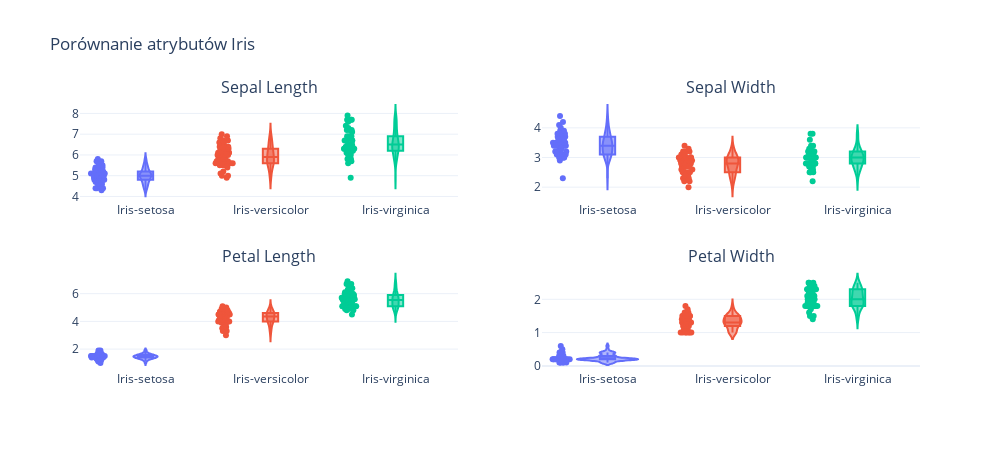

Source (notebook cell):
### Code cell
fig1 = px.violin(
    flowers,
    x="species",           # kategorie na osi X (gatunki)
    y="sepal_length",      # analizowana wartość
    color="species",       # kolor dla rozróżnienia
    box=True,
    points="all",
    title="Rozkład długości działki kielicha (sepal_length) dla gatunków Iris",
    labels={
        "species": "Gatunek",
        "sepal_length": "Długość działki kielicha (cm)"
    },
    template="plotly_white"
)

fig2 = px.violin(
    flowers,
    x="species",  
    y="sepal_width",
    color="species",       
    box=True,       
    points="all",         
    title="Rozkład długości działki kielicha (sepal_length) dla gatunków Iris",
    labels={
        "species": "Gatunek",
        "sepal_length": "Długość działki kielicha (cm)"
    },
    template="plotly_white"
)

fig3 = px.violin(
    flowers,
    x="species",  
    y="petal_length",
    color="species",       
    box=True,       
    points="all",         
    title="Rozkład długości działki kielicha (sepal_length) dla gatunków Iris",
    labels={
        "species": "Gatunek",
        "sepal_length": "Długość działki kielicha (cm)"
    },
    template="plotly_white"
)


fig4 = px.violin(
    flowers,
    x="species",  
    y="petal_width",
    color="species",       
    box=True,       
    points="all",         
    title="Rozkład długości działki kielicha (sepal_length) dla gatunków Iris",
    labels={
        "species": "Gatunek",
        "sepal_length": "Długość działki kielicha (cm)"
    },
    template="plotly_white"
)

fig = make_subplots(rows=2, cols=2, subplot_titles=("Sepal Length", "Sepal Width", "Petal Length", "Petal Width"))

for trace in fig1.data:
    fig.add_trace(trace, row=1, col=1)
for trace in fig2.data:
    fig.add_trace(trace, row=1, col=2)
for trace in fig3.data:
    fig.add_trace(trace, row=2, col=1)
for trace in fig4.data:
    fig.add_trace(trace, row=2, col=2)

fig.update_layout(
    title_text="Porównanie atrybutów Iris",
    template="plotly_white",
    showlegend=False,
    legend=dict(
        title="Gatunek",
        x=1.05,  # przesunięcie legendy w prawo
        y=1,
        bgcolor="rgba(255,255,255,0.6)",
        bordercolor="black",
        borderwidth=1
    ),

    width=1000,
    height=450
)

fig.show()

### Figure 1 — Plotly figure (JSON) as saved in the notebook; plotly's stock layout.template omitted (floating-point values rounded to 4 significant figures)
{"data": [{"alignmentgroup": "True", "box": {"visible": true}, "hovertemplate": "Gatunek=%{x}<br>Długość działki kielicha (cm)=%{y}<extra></extra>", "legendgroup": "Iris-setosa", "marker": {"color": "#636efa"}, "name": "Iris-setosa", "offsetgroup": "Iris-setosa", "orientation": "v", "points": "all", "scalegroup": "True", "showlegend": true, "type": "violin", "x": ["Iris-setosa", "Iris-setosa", "Iris-setosa", "Iris-setosa", "Iris-setosa", "Iris-setosa", "Iris-setosa", "Iris-setosa", "Iris-setosa", "Iris-setosa", "Iris-setosa", "Iris-setosa", "Iris-setosa", "Iris-setosa", "Iris-setosa", "Iris-setosa", "Iris-setosa", "Iris-setosa", "Iris-setosa", "Iris-setosa", "Iris-setosa", "Iris-setosa", "Iris-setosa", "Iris-setosa", "Iris-setosa", "Iris-setosa", "Iris-setosa", "Iris-setosa", "Iris-setosa", "Iris-setosa", "Iris-setosa", "Iris-setosa", "Iris-setosa", "Iris-setosa", "Iris-setosa", "Iris-setosa", "Iris-setosa", "Iris-setosa", "Iris-setosa", "Iris-setosa", "Iris-setosa", "Iris-setosa", "Iris-setosa", "Iris-setosa", "Iris-setosa", "Iris-setosa", "Iris-setosa", "Iris-setosa", "Iris-setosa", "Iris-setosa"], "x0": " ", "xaxis": "x", "y": [5.1, 4.9, 4.7, 4.6, 5.0, 5.4, 4.6, 5.0, 4.4, 4.9, 5.4, 4.8, 4.8, 4.3, 5.8, 5.7, 5.4, 5.1, 5.7, 5.1, 5.4, 5.1, 4.6, 5.1, 4.8, 5.0, 5.0, 5.2, 5.2, 4.7, 4.8, 5.4, 5.2, 5.5, 4.9, 5.0, 5.5, 4.9, 4.4, 5.1, 5.0, 4.5, 4.4, 5.0, 5.1, 4.8, 5.1, 4.6, 5.3, 5.0], "y0": " ", "yaxis": "y"}, {"alignmentgroup": "True", "box": {"visible": true}, "hovertemplate": "Gatunek=%{x}<br>Długość działki kielicha (cm)=%{y}<extra></extra>", "legendgroup": "Iris-versicolor", "marker": {"color": "#EF553B"}, "name": "Iris-versicolor", "offsetgroup": "Iris-versicolor", "orientation": "v", "points": "all", "scalegroup": "True", "showlegend": true, "type": "violin", "x": ["Iris-versicolor", "Iris-versicolor", "Iris-versicolor", "Iris-versicolor", "Iris-versicolor", "Iris-versicolor", "Iris-versicolor", "Iris-versicolor", "Iris-versicolor", "Iris-versicolor", "Iris-versicolor", "Iris-versicolor", "Iris-versicolor", "Iris-versicolor", "Iris-versicolor", "Iris-versicolor", "Iris-versicolor", "Iris-versicolor", "Iris-versicolor", "Iris-versicolor", "Iris-versicolor", "Iris-versicolor", "Iris-versicolor", "Iris-versicolor", "Iris-versicolor", "Iris-versicolor", "Iris-versicolor", "Iris-versicolor", "Iris-versicolor", "Iris-versicolor", "Iris-versicolor", "Iris-versicolor", "Iris-versicolor", "Iris-versicolor", "Iris-versicolor", "Iris-versicolor", "Iris-versicolor", "Iris-versicolor", "Iris-versicolor", "Iris-versicolor", "Iris-versicolor", "Iris-versicolor", "Iris-versicolor", "Iris-versicolor", "Iris-versicolor", "Iris-versicolor", "Iris-versicolor", "Iris-versicolor", "Iris-versicolor", "Iris-versicolor"], "x0": " ", "xaxis": "x", "y": [7.0, 6.4, 6.9, 5.5, 6.5, 5.7, 6.3, 4.9, 6.6, 5.2, 5.0, 5.9, 6.0, 6.1, 5.6, 6.7, 5.6, 5.8, 6.2, 5.6, 5.9, 6.1, 6.3, 6.1, 6.4, 6.6, 6.8, 6.7, 6.0, 5.7, 5.5, 5.5, 5.8, 6.0, 5.4, 6.0, 6.7, 6.3, 5.6, 5.5, 5.5, 6.1, 5.8, 5.0, 5.6, 5.7, 5.7, 6.2, 5.1, 5.7], "y0": " ", "yaxis": "y"}, {"alignmentgroup": "True", "box": {"visible": true}, "hovertemplate": "Gatunek=%{x}<br>Długość działki kielicha (cm)=%{y}<extra></extra>", "legendgroup": "Iris-virginica", "marker": {"color": "#00cc96"}, "name": "Iris-virginica", "offsetgroup": "Iris-virginica", "orientation": "v", "points": "all", "scalegroup": "True", "showlegend": true, "type": "violin", "x": ["Iris-virginica", "Iris-virginica", "Iris-virginica", "Iris-virginica", "Iris-virginica", "Iris-virginica", "Iris-virginica", "Iris-virginica", "Iris-virginica", "Iris-virginica", "Iris-virginica", "Iris-virginica", "Iris-virginica", "Iris-virginica", "Iris-virginica", "Iris-virginica", "Iris-virginica", "Iris-virginica", "Iris-virginica", "Iris-virginica", "Iris-virginica", "Iris-virginica", "Iris-virginica", "Iris-virginica", "Iris-virginica", "Iris-virginica", "Iris-virginica", "Iris-virginica", "Iris-virginica", "Iris-virginica", "Iris-virginica", "Iris-virginica", "Iris-virginica", "Iris-virginica", "Iris-virginica", "Iris-virginica", "Iris-virginica", "Iris-virginica", "Iris-virginica", "Iris-virginica", "Iris-virginica", "Iris-virginica", "Iris-virginica", "Iris-virginica", "Iris-virginica", "Iris-virginica", "Iris-virginica", "Iris-virginica", "Iris-virginica", "Iris-virginica"], "x0": " ", "xaxis": "x", "y": [6.3, 5.8, 7.1, 6.3, 6.5, 7.6, 4.9, 7.3, 6.7, 7.2, 6.5, 6.4, 6.8, 5.7, 5.8, 6.4, 6.5, 7.7, 7.7, 6.0, 6.9, 5.6, 7.7, 6.3, 6.7, 7.2, 6.2, 6.1, 6.4, 7.2, 7.4, 7.9, 6.4, 6.3, 6.1, 7.7, 6.3, 6.4, 6.0, 6.9, 6.7, 6.9, 5.8, 6.8, 6.7, 6.7, 6.3, 6.5, 6.2, 5.9], "y0": " ", "yaxis": "y"}, {"alignmentgroup": "True", "box": {"visible": true}, "hovertemplate": "Gatunek=%{x}<br>sepal_width=%{y}<extra></extra>", "legendgroup": "Iris-setosa", "marker": {"color": "#636efa"}, "name": "Iris-setosa", "offsetgroup": "Iris-setosa", "orientation": "v", "points": "all", "scalegroup": "True", "showlegend": true, "type": "violin", "x": ["Iris-setosa", "Iris-setosa", "Iris-setosa", "Iris-setosa", "Iris-setosa", "Iris-setosa", "Iris-setosa", "Iris-setosa", "Iris-setosa", "Iris-setosa", "Iris-setosa", "Iris-setosa", "Iris-setosa", "Iris-setosa", "Iris-setosa", "Iris-setosa", "Iris-setosa", "Iris-setosa", "Iris-setosa", "Iris-setosa", "Iris-setosa", "Iris-setosa", "Iris-setosa", "Iris-setosa", "Iris-setosa", "Iris-setosa", "Iris-setosa", "Iris-setosa", "Iris-setosa", "Iris-setosa", "Iris-setosa", "Iris-setosa", "Iris-setosa", "Iris-setosa", "Iris-setosa", "Iris-setosa", "Iris-setosa", "Iris-setosa", "Iris-setosa", "Iris-setosa", "Iris-setosa", "Iris-setosa", "Iris-setosa", "Iris-setosa", "Iris-setosa", "Iris-setosa", "Iris-setosa", "Iris-setosa", "Iris-setosa", "Iris-setosa"], "x0": " ", "xaxis": "x2", "y": [3.5, 3.0, 3.2, 3.1, 3.6, 3.9, 3.4, 3.4, 2.9, 3.1, 3.7, 3.4, 3.0, 3.0, 4.0, 4.4, 3.9, 3.5, 3.8, 3.8, 3.4, 3.7, 3.6, 3.3, 3.4, 3.0, 3.4, 3.5, 3.4, 3.2, 3.1, 3.4, 4.1, 4.2, 3.1, 3.2, 3.5, 3.1, 3.0, 3.4, 3.5, 2.3, 3.2, 3.5, 3.8, 3.0, 3.8, 3.2, 3.7, 3.3], "y0": " ", "yaxis": "y2"}, {"alignmentgroup": "True", "box": {"visible": true}, "hovertemplate": "Gatunek=%{x}<br>sepal_width=%{y}<extra></extra>", "legendgroup": "Iris-versicolor", "marker": {"color": "#EF553B"}, "name": "Iris-versicolor", "offsetgroup": "Iris-versicolor", "orientation": "v", "points": "all", "scalegroup": "True", "showlegend": true, "type": "violin", "x": ["Iris-versicolor", "Iris-versicolor", "Iris-versicolor", "Iris-versicolor", "Iris-versicolor", "Iris-versicolor", "Iris-versicolor", "Iris-versicolor", "Iris-versicolor", "Iris-versicolor", "Iris-versicolor", "Iris-versicolor", "Iris-versicolor", "Iris-versicolor", "Iris-versicolor", "Iris-versicolor", "Iris-versicolor", "Iris-versicolor", "Iris-versicolor", "Iris-versicolor", "Iris-versicolor", "Iris-versicolor", "Iris-versicolor", "Iris-versicolor", "Iris-versicolor", "Iris-versicolor", "Iris-versicolor", "Iris-versicolor", "Iris-versicolor", "Iris-versicolor", "Iris-versicolor", "Iris-versicolor", "Iris-versicolor", "Iris-versicolor", "Iris-versicolor", "Iris-versicolor", "Iris-versicolor", "Iris-versicolor", "Iris-versicolor", "Iris-versicolor", "Iris-versicolor", "Iris-versicolor", "Iris-versicolor", "Iris-versicolor", "Iris-versicolor", "Iris-versicolor", "Iris-versicolor", "Iris-versicolor", "Iris-versicolor", "Iris-versicolor"], "x0": " ", "xaxis": "x2", "y": [3.2, 3.2, 3.1, 2.3, 2.8, 2.8, 3.3, 2.4, 2.9, 2.7, 2.0, 3.0, 2.2, 2.9, 2.9, 3.1, 3.0, 2.7, 2.2, 2.5, 3.2, 2.8, 2.5, 2.8, 2.9, 3.0, 2.8, 3.0, 2.9, 2.6, 2.4, 2.4, 2.7, 2.7, 3.0, 3.4, 3.1, 2.3, 3.0, 2.5, 2.6, 3.0, 2.6, 2.3, 2.7, 3.0, 2.9, 2.9, 2.5, 2.8], "y0": " ", "yaxis": "y2"}, {"alignmentgroup": "True", "box": {"visible": true}, "hovertemplate": "Gatunek=%{x}<br>sepal_width=%{y}<extra></extra>", "legendgroup": "Iris-virginica", "marker": {"color": "#00cc96"}, "name": "Iris-virginica", "offsetgroup": "Iris-virginica", "orientation": "v", "points": "all", "scalegroup": "True", "showlegend": true, "type": "violin", "x": ["Iris-virginica", "Iris-virginica", "Iris-virginica", "Iris-virginica", "Iris-virginica", "Iris-virginica", "Iris-virginica", "Iris-virginica", "Iris-virginica", "Iris-virginica", "Iris-virginica", "Iris-virginica", "Iris-virginica", "Iris-virginica", "Iris-virginica", "Iris-virginica", "Iris-virginica", "Iris-virginica", "Iris-virginica", "Iris-virginica", "Iris-virginica", "Iris-virginica", "Iris-virginica", "Iris-virginica", "Iris-virginica", "Iris-virginica", "Iris-virginica", "Iris-virginica", "Iris-virginica", "Iris-virginica", "Iris-virginica", "Iris-virginica", "Iris-virginica", "Iris-virginica", "Iris-virginica", "Iris-virginica", "Iris-virginica", "Iris-virginica", "Iris-virginica", "Iris-virginica", "Iris-virginica", "Iris-virginica", "Iris-virginica", "Iris-virginica", "Iris-virginica", "Iris-virginica", "Iris-virginica", "Iris-virginica", "Iris-virginica", "Iris-virginica"], "x0": " ", "xaxis": "x2", "y": [3.3, 2.7, 3.0, 2.9, 3.0, 3.0, 2.5, 2.9, 2.5, 3.6, 3.2, 2.7, 3.0, 2.5, 2.8, 3.2, 3.0, 3.8, 2.6, 2.2, 3.2, 2.8, 2.8, 2.7, 3.3, 3.2, 2.8, 3.0, 2.8, 3.0, 2.8, 3.8, 2.8, 2.8, 2.6, 3.0, 3.4, 3.1, 3.0, 3.1, 3.1, 3.1, 2.7, 3.2, 3.3, 3.0, 2.5, 3.0, 3.4, 3.0], "y0": " ", "yaxis": "y2"}, {"alignmentgroup": "True", "box": {"visible": true}, "hovertemplate": "Gatunek=%{x}<br>petal_length=%{y}<extra></extra>", "legendgroup": "Iris-setosa", "marker": {"color": "#636efa"}, "name": "Iris-setosa", "offsetgroup": "Iris-setosa", "orientation": "v", "points": "all", "scalegroup": "True", "showlegend": true, "type": "violin", "x": ["Iris-setosa", "Iris-setosa", "Iris-setosa", "Iris-setosa", "Iris-setosa", "Iris-setosa", "Iris-setosa", "Iris-setosa", "Iris-setosa", "Iris-setosa", "Iris-setosa", "Iris-setosa", "Iris-setosa", "Iris-setosa", "Iris-setosa", "Iris-setosa", "Iris-setosa", "Iris-setosa", "Iris-setosa", "Iris-setosa", "Iris-setosa", "Iris-setosa", "Iris-setosa", "Iris-setosa", "Iris-setosa", "Iris-setosa", "Iris-setosa", "Iris-setosa", "Iris-setosa", "Iris-setosa", "Iris-setosa", "Iris-setosa", "Iris-setosa", "Iris-setosa", "Iris-setosa", "Iris-setosa", "Iris-setosa", "Iris-setosa", "Iris-setosa", "Iris-setosa", "Iris-setosa", "Iris-setosa", "Iris-setosa", "Iris-setosa", "Iris-setosa", "Iris-setosa", "Iris-setosa", "Iris-setosa", "Iris-setosa", "Iris-setosa"], "x0": " ", "xaxis": "x3", "y": [1.4, 1.4, 1.3, 1.5, 1.4, 1.7, 1.4, 1.5, 1.4, 1.5, 1.5, 1.6, 1.4, 1.1, 1.2, 1.5, 1.3, 1.4, 1.7, 1.5, 1.7, 1.5, 1.0, 1.7, 1.9, 1.6, 1.6, 1.5, 1.4, 1.6, 1.6, 1.5, 1.5, 1.4, 1.5, 1.2, 1.3, 1.5, 1.3, 1.5, 1.3, 1.3, 1.3, 1.6, 1.9, 1.4, 1.6, 1.4, 1.5, 1.4], "y0": " ", "yaxis": "y3"}, {"alignmentgroup": "True", "box": {"visible": true}, "hovertemplate": "Gatunek=%{x}<br>petal_length=%{y}<extra></extra>", "legendgroup": "Iris-versicolor", "marker": {"color": "#EF553B"}, "name": "Iris-versicolor", "offsetgroup": "Iris-versicolor", "orientation": "v", "points": "all", "scalegroup": "True", "showlegend": true, "type": "violin", "x": ["Iris-versicolor", "Iris-versicolor", "Iris-versicolor", "Iris-versicolor", "Iris-versicolor", "Iris-versicolor", "Iris-versicolor", "Iris-versicolor", "Iris-versicolor", "Iris-versicolor", "Iris-versicolor", "Iris-versicolor", "Iris-versicolor", "Iris-versicolor", "Iris-versicolor", "Iris-versicolor", "Iris-versicolor", "Iris-versicolor", "Iris-versicolor", "Iris-versicolor", "Iris-versicolor", "Iris-versicolor", "Iris-versicolor", "Iris-versicolor", "Iris-versicolor", "Iris-versicolor", "Iris-versicolor", "Iris-versicolor", "Iris-versicolor", "Iris-versicolor", "Iris-versicolor", "Iris-versicolor", "Iris-versicolor", "Iris-versicolor", "Iris-versicolor", "Iris-versicolor", "Iris-versicolor", "Iris-versicolor", "Iris-versicolor", "Iris-versicolor", "Iris-versicolor", "Iris-versicolor", "Iris-versicolor", "Iris-versicolor", "Iris-versicolor", "Iris-versicolor", "Iris-versicolor", "Iris-versicolor", "Iris-versicolor", "Iris-versicolor"], "x0": " ", "xaxis": "x3", "y": [4.7, 4.5, 4.9, 4.0, 4.6, 4.5, 4.7, 3.3, 4.6, 3.9, 3.5, 4.2, 4.0, 4.7, 3.6, 4.4, 4.5, 4.1, 4.5, 3.9, 4.8, 4.0, 4.9, 4.7, 4.3, 4.4, 4.8, 5.0, 4.5, 3.5, 3.8, 3.7, 3.9, 5.1, 4.5, 4.5, 4.7, 4.4, 4.1, 4.0, 4.4, 4.6, 4.0, 3.3, 4.2, 4.2, 4.2, 4.3, 3.0, 4.1], "y0": " ", "yaxis": "y3"}, {"alignmentgroup": "True", "box": {"visible": true}, "hovertemplate": "Gatunek=%{x}<br>petal_length=%{y}<extra></extra>", "legendgroup": "Iris-virginica", "marker": {"color": "#00cc96"}, "name": "Iris-virginica", "offsetgroup": "Iris-virginica", "orientation": "v", "points": "all", "scalegroup": "True", "showlegend": true, "type": "violin", "x": ["Iris-virginica", "Iris-virginica", "Iris-virginica", "Iris-virginica", "Iris-virginica", "Iris-virginica", "Iris-virginica", "Iris-virginica", "Iris-virginica", "Iris-virginica", "Iris-virginica", "Iris-virginica", "Iris-virginica", "Iris-virginica", "Iris-virginica", "Iris-virginica", "Iris-virginica", "Iris-virginica", "Iris-virginica", "Iris-virginica", "Iris-virginica", "Iris-virginica", "Iris-virginica", "Iris-virginica", "Iris-virginica", "Iris-virginica", "Iris-virginica", "Iris-virginica", "Iris-virginica", "Iris-virginica", "Iris-virginica", "Iris-virginica", "Iris-virginica", "Iris-virginica", "Iris-virginica", "Iris-virginica", "Iris-virginica", "Iris-virginica", "Iris-virginica", "Iris-virginica", "Iris-virginica", "Iris-virginica", "Iris-virginica", "Iris-virginica", "Iris-virginica", "Iris-virginica", "Iris-virginica", "Iris-virginica", "Iris-virginica", "Iris-virginica"], "x0": " ", "xaxis": "x3", "y": [6.0, 5.1, 5.9, 5.6, 5.8, 6.6, 4.5, 6.3, 5.8, 6.1, 5.1, 5.3, 5.5, 5.0, 5.1, 5.3, 5.5, 6.7, 6.9, 5.0, 5.7, 4.9, 6.7, 4.9, 5.7, 6.0, 4.8, 4.9, 5.6, 5.8, 6.1, 6.4, 5.6, 5.1, 5.6, 6.1, 5.6, 5.5, 4.8, 5.4, 5.6, 5.1, 5.1, 5.9, 5.7, 5.2, 5.0, 5.2, 5.4, 5.1], "y0": " ", "yaxis": "y3"}, {"alignmentgroup": "True", "box": {"visible": true}, "hovertemplate": "Gatunek=%{x}<br>petal_width=%{y}<extra></extra>", "legendgroup": "Iris-setosa", "marker": {"color": "#636efa"}, "name": "Iris-setosa", "offsetgroup": "Iris-setosa", "orientation": "v", "points": "all", "scalegroup": "True", "showlegend": true, "type": "violin", "x": ["Iris-setosa", "Iris-setosa", "Iris-setosa", "Iris-setosa", "Iris-setosa", "Iris-setosa", "Iris-setosa", "Iris-setosa", "Iris-setosa", "Iris-setosa", "Iris-setosa", "Iris-setosa", "Iris-setosa", "Iris-setosa", "Iris-setosa", "Iris-setosa", "Iris-setosa", "Iris-setosa", "Iris-setosa", "Iris-setosa", "Iris-setosa", "Iris-setosa", "Iris-setosa", "Iris-setosa", "Iris-setosa", "Iris-setosa", "Iris-setosa", "Iris-setosa", "Iris-setosa", "Iris-setosa", "Iris-setosa", "Iris-setosa", "Iris-setosa", "Iris-setosa", "Iris-setosa", "Iris-setosa", "Iris-setosa", "Iris-setosa", "Iris-setosa", "Iris-setosa", "Iris-setosa", "Iris-setosa", "Iris-setosa", "Iris-setosa", "Iris-setosa", "Iris-setosa", "Iris-setosa", "Iris-setosa", "Iris-setosa", "Iris-setosa"], "x0": " ", "xaxis": "x4", "y": [0.2, 0.2, 0.2, 0.2, 0.2, 0.4, 0.3, 0.2, 0.2, 0.1, 0.2, 0.2, 0.1, 0.1, 0.2, 0.4, 0.4, 0.3, 0.3, 0.3, 0.2, 0.4, 0.2, 0.5, 0.2, 0.2, 0.4, 0.2, 0.2, 0.2, 0.2, 0.4, 0.1, 0.2, 0.1, 0.2, 0.2, 0.1, 0.2, 0.2, 0.3, 0.3, 0.2, 0.6, 0.4, 0.3, 0.2, 0.2, 0.2, 0.2], "y0": " ", "yaxis": "y4"}, {"alignmentgroup": "True", "box": {"visible": true}, "hovertemplate": "Gatunek=%{x}<br>petal_width=%{y}<extra></extra>", "legendgroup": "Iris-versicolor", "marker": {"color": "#EF553B"}, "name": "Iris-versicolor", "offsetgroup": "Iris-versicolor", "orientation": "v", "points": "all", "scalegroup": "True", "showlegend": true, "type": "violin", "x": ["Iris-versicolor", "Iris-versicolor", "Iris-versicolor", "Iris-versicolor", "Iris-versicolor", "Iris-versicolor", "Iris-versicolor", "Iris-versicolor", "Iris-versicolor", "Iris-versicolor", "Iris-versicolor", "Iris-versicolor", "Iris-versicolor", "Iris-versicolor", "Iris-versicolor", "Iris-versicolor", "Iris-versicolor", "Iris-versicolor", "Iris-versicolor", "Iris-versicolor", "Iris-versicolor", "Iris-versicolor", "Iris-versicolor", "Iris-versicolor", "Iris-versicolor", "Iris-versicolor", "Iris-versicolor", "Iris-versicolor", "Iris-versicolor", "Iris-versicolor", "Iris-versicolor", "Iris-versicolor", "Iris-versicolor", "Iris-versicolor", "Iris-versicolor", "Iris-versicolor", "Iris-versicolor", "Iris-versicolor", "Iris-versicolor", "Iris-versicolor", "Iris-versicolor", "Iris-versicolor", "Iris-versicolor", "Iris-versicolor", "Iris-versicolor", "Iris-versicolor", "Iris-versicolor", "Iris-versicolor", "Iris-versicolor", "Iris-versicolor"], "x0": " ", "xaxis": "x4", "y": [1.4, 1.5, 1.5, 1.3, 1.5, 1.3, 1.6, 1.0, 1.3, 1.4, 1.0, 1.5, 1.0, 1.4, 1.3, 1.4, 1.5, 1.0, 1.5, 1.1, 1.8, 1.3, 1.5, 1.2, 1.3, 1.4, 1.4, 1.7, 1.5, 1.0, 1.1, 1.0, 1.2, 1.6, 1.5, 1.6, 1.5, 1.3, 1.3, 1.3, 1.2, 1.4, 1.2, 1.0, 1.3, 1.2, 1.3, 1.3, 1.1, 1.3], "y0": " ", "yaxis": "y4"}, {"alignmentgroup": "True", "box": {"visible": true}, "hovertemplate": "Gatunek=%{x}<br>petal_width=%{y}<extra></extra>", "legendgroup": "Iris-virginica", "marker": {"color": "#00cc96"}, "name": "Iris-virginica", "offsetgroup": "Iris-virginica", "orientation": "v", "points": "all", "scalegroup": "True", "showlegend": true, "type": "violin", "x": ["Iris-virginica", "Iris-virginica", "Iris-virginica", "Iris-virginica", "Iris-virginica", "Iris-virginica", "Iris-virginica", "Iris-virginica", "Iris-virginica", "Iris-virginica", "Iris-virginica", "Iris-virginica", "Iris-virginica", "Iris-virginica", "Iris-virginica", "Iris-virginica", "Iris-virginica", "Iris-virginica", "Iris-virginica", "Iris-virginica", "Iris-virginica", "Iris-virginica", "Iris-virginica", "Iris-virginica", "Iris-virginica", "Iris-virginica", "Iris-virginica", "Iris-virginica", "Iris-virginica", "Iris-virginica", "Iris-virginica", "Iris-virginica", "Iris-virginica", "Iris-virginica", "Iris-virginica", "Iris-virginica", "Iris-virginica", "Iris-virginica", "Iris-virginica", "Iris-virginica", "Iris-virginica", "Iris-virginica", "Iris-virginica", "Iris-virginica", "Iris-virginica", "Iris-virginica", "Iris-virginica", "Iris-virginica", "Iris-virginica", "Iris-virginica"], "x0": " ", "xaxis": "x4", "y": [2.5, 1.9, 2.1, 1.8, 2.2, 2.1, 1.7, 1.8, 1.8, 2.5, 2.0, 1.9, 2.1, 2.0, 2.4, 2.3, 1.8, 2.2, 2.3, 1.5, 2.3, 2.0, 2.0, 1.8, 2.1, 1.8, 1.8, 1.8, 2.1, 1.6, 1.9, 2.0, 2.2, 1.5, 1.4, 2.3, 2.4, 1.8, 1.8, 2.1, 2.4, 2.3, 1.9, 2.3, 2.5, 2.3, 1.9, 2.0, 2.3, 1.8], "y0": " ", "yaxis": "y4"}], "layout": {"annotations": [{"font": {"size": 16}, "showarrow": false, "text": "Sepal Length", "x": 0.225, "xanchor": "center", "xref": "paper", "y": 1, "yanchor": "bottom", "yref": "paper"}, {"font": {"size": 16}, "showarrow": false, "text": "Sepal Width", "x": 0.775, "xanchor": "center", "xref": "paper", "y": 1, "yanchor": "bottom", "yref": "paper"}, {"font": {"size": 16}, "showarrow": false, "text": "Petal Length", "x": 0.225, "xanchor": "center", "xref": "paper", "y": 0.375, "yanchor": "bottom", "yref": "paper"}, {"font": {"size": 16}, "showarrow": false, "text": "Petal Width", "x": 0.775, "xanchor": "center", "xref": "paper", "y": 0.375, "yanchor": "bottom", "yref": "paper"}], "height": 450, "legend": {"bgcolor": "rgba(255,255,255,0.6)", "bordercolor": "black", "borderwidth": 1, "title": {"text": "Gatunek"}, "x": 1.05, "y": 1}, "showlegend": false, "title": {"text": "Porównanie atrybutów Iris"}, "width": 1000, "xaxis": {"anchor": "y", "domain": [0, 0.45]}, "xaxis2": {"anchor": "y2", "domain": [0.55, 1]}, "xaxis3": {"anchor": "y3", "domain": [0, 0.45]}, "xaxis4": {"anchor": "y4", "domain": [0.55, 1]}, "yaxis": {"anchor": "x", "domain": [0.625, 1]}, "yaxis2": {"anchor": "x2", "domain": [0.625, 1]}, "yaxis3": {"anchor": "x3", "domain": [0, 0.375]}, "yaxis4": {"anchor": "x4", "domain": [0, 0.375]}}}
